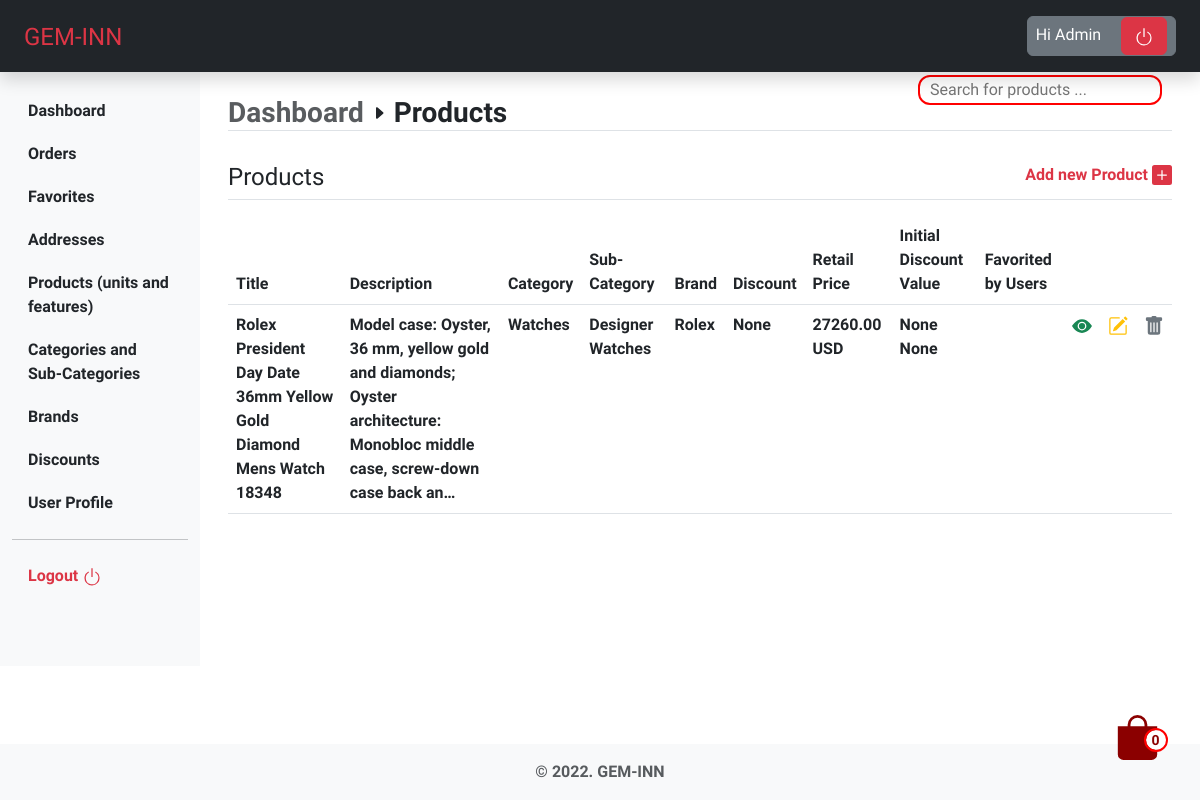
Page /dashboard/products/ (signed in) on the earlier database version.
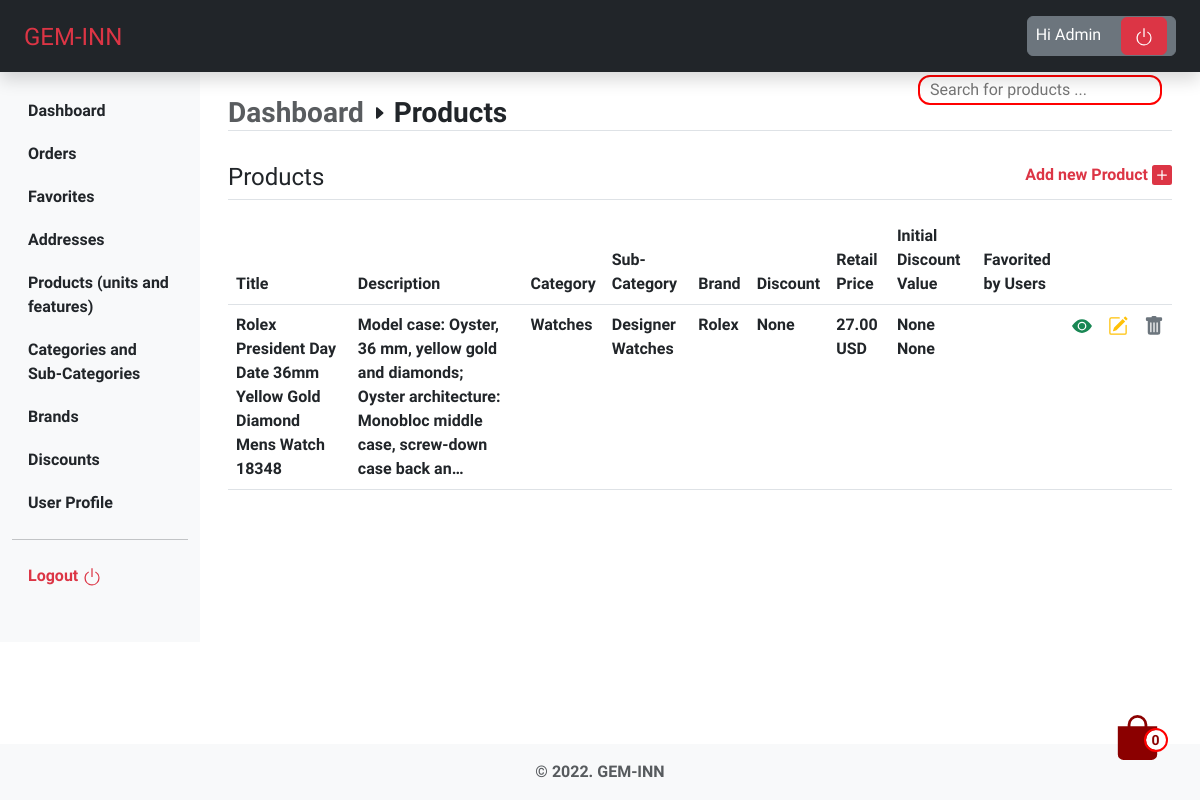
Same page on the later database version.
### inventory/models.py (models this page shows, shortened)
class Product(models.Model):
    RETAIL_PRICE_UNIT_CHOICES = [
        ('EUR', 'Euro'),
        ('USD', 'USD'),
    ]
    DISCOUNT_VALUE_UNIT_CHOICES = [
        ('EUR', 'Euro'),
        ('USD', 'USD'),
        ('PERC', 'Percent'),
    ]
    title = models.CharField(
        verbose_name=_('Product title'),
        help_text=_('Required'),
        max_length=255,
    )
    slug = models.SlugField(verbose_name=_(
        'Category safe URL'), max_length=255, unique=True)
    description = models.TextField(verbose_name=_(
        'Product description'), help_text=_('Not required'), null=True, blank=True)
    category = models.ForeignKey(Category, on_delete=models.CASCADE)
    sub_category = models.ForeignKey(
        SubCategory, on_delete=models.CASCADE, null=True, blank=True)
    brand = models.ForeignKey(
        Brand, on_delete=models.CASCADE, null=True, blank=True)
    discount = models.ForeignKey(Discount, verbose_name=_(
        'Discount (if any) — (select discount code)'), on_delete=models.CASCADE, null=True, blank=True)
    retail_price = models.DecimalField(
        verbose_name=_('Retail Price'),
        null=True,
        blank=True,
        max_digits=9,
        decimal_places=2
    )
    retail_price_unit = models.CharField(
        choices=RETAIL_PRICE_UNIT_CHOICES,
        verbose_name=_('Retail Price Value Unit'),
        help_text=_('Required'),
        max_length=255,
        null=True,
        blank=True
    )
    initial_discount_value = models.DecimalField(
        verbose_name=_('Initial Discount Value (if any)'),
        help_text=_('Required'),
        null=True,
        blank=True,
        max_digits=9,
        decimal_places=2
    )
    initial_discount_value_unit = models.CharField(
        choices=DISCOUNT_VALUE_UNIT_CHOICES,
        verbose_name=_('Initial Discount Value Unit'),
        help_text=_('Required'),
        max_length=255,
        null=True,
        blank=True
    )
    users_favorite = models.ManyToManyField(
        UserModel, related_name='user_favorite', null=True, blank=True)
    added_by = models.ForeignKey(UserModel, on_delete=models.CASCADE)
    is_active = models.BooleanField(
        verbose_name=_('Product visibility'),
        help_text=_('Change product visibility'),
        default=True,
    )
    created_at = models.DateTimeField(
        _('Created at'), auto_now_add=True, editable=False)
    updated_at = models.DateTimeField(_('Updated at'), auto_now=True)
    deleted_at = models.DateTimeField(null=True, blank=True)
    class Meta:
        ordering = ('-created_at',)
        verbose_name = _('Product')
        verbose_name_plural = _('Products')

class Category(models.Model):
    title = models.CharField(
        verbose_name=_('Category Title'),
        help_text=_('Required and unique'),
        max_length=255,
        unique=True,
    )
    slug = models.SlugField(verbose_name=_(
        'Category safe URL'), max_length=255, unique=True)
    description = models.CharField(
        verbose_name=_('Category Description'),
        help_text=_('Required and unique'),
        max_length=255,
    )
    added_by = models.ForeignKey(UserModel, on_delete=models.CASCADE)
    is_active = models.BooleanField(
        verbose_name=_('Category visibility'),
        help_text=_('Change category visibility'),
        default=True,
    )
    created_at = models.DateTimeField(
        _('Created at'), auto_now_add=True, editable=False)
    updated_at = models.DateTimeField(_('Updated at'), auto_now=True)
    deleted_at = models.DateTimeField(null=True, blank=True)
    class Meta:
        verbose_name = _('Category')
        verbose_name_plural = _('Categories')
    def __str__(self):
        return self.title

class SubCategory(models.Model):
    title = models.CharField(
        verbose_name=_('Sub-category Title'),
        help_text=_('Required and unique'),
        max_length=255,
        unique=True,
    )
    slug = models.SlugField(verbose_name=_(
        'Sub-category safe URL'), max_length=255, unique=True)
    description = models.CharField(
        verbose_name=_('Sub-category Description'),
        help_text=_('Required and unique'),
        max_length=255,
    )
    category = models.ForeignKey(
        Category, on_delete=models.CASCADE, related_name='category')
    added_by = models.ForeignKey(UserModel, on_delete=models.CASCADE)
    is_active = models.BooleanField(
        verbose_name=_('Sub-category visibility'),
        help_text=_('Change sub-category visibility'),
        default=True,
    )
    created_at = models.DateTimeField(
        _('Created at'), auto_now_add=True, editable=False)
    updated_at = models.DateTimeField(_('Updated at'), auto_now=True)
    deleted_at = models.DateTimeField(null=True, blank=True)
    class Meta:
        verbose_name = _('Sub-category')
        verbose_name_plural = _('Sub-categories')
    def __str__(self):
        return self.title

class Brand(models.Model):
    title = models.CharField(
        verbose_name=_('Brand Title'),
        help_text=_('Required and unique'),
        max_length=255,
        unique=True,
    )
    slug = models.SlugField(verbose_name=_(
        'Brand safe URL'), max_length=255, unique=True)
    description = models.CharField(
        verbose_name=_('Brand Description'),
        help_text=_('Required and unique'),
        max_length=255,
    )
    logo = models.ImageField(
        verbose_name=_('Brand Logo'),
        help_text=_('Upload logo image'),
        upload_to='images/brands/',
        default='images/default.png',
    )
    web = models.CharField(
        verbose_name=_('Brand Website'),
        max_length=255,
    )
    instagram = models.CharField(
        verbose_name=_('Brand Instagram'),
        max_length=255,
    )
    twitter = models.CharField(
        verbose_name=_('Brand Twitter'),
        max_length=255,
    )
    added_by = models.ForeignKey(UserModel, on_delete=models.CASCADE)
    is_active = models.BooleanField(
        verbose_name=_('Brand visibility'),
        help_text=_('Change brand visibility'),
        default=True,
    )
    created_at = models.DateTimeField(
        _('Created at'), auto_now_add=True, editable=False)
    updated_at = models.DateTimeField(_('Updated at'), auto_now=True)
    deleted_at = models.DateTimeField(null=True, blank=True)
    class Meta:
        verbose_name = _('Brand')
        verbose_name_plural = _('Brands')
    def __str__(self):
        return self.title

### inventory/views.py (the view)
# urls.py: path('products/', views.products, name='products'),
@login_required
def products(request):
    products = Product.objects.filter(
        is_active=True).order_by('-updated_at')
    return render(request, 'inventory/products/index.html', {'products': products})

### bag/bag.py (called while the page is built)
    def __len__(self):
        return sum(item["qty"] for item in self.bag.values())

### bag/context_processors.py (called while the page is built)
def bag(request):
    return {'bag': Bag(request)}

### inventory/templates/inventory/products/index.html (shortened to what this page needs)
{% extends 'dashboard/base.html' %}
{% load static %}
{% block content %}
    <section class="products px-3 mb-5">
        {% if products %}
        <div class="mb-3 border-bottom d-flex justify-content-between">
            <h3 class="fs-4">Products</h3>
            <a href="{% url 'inventory:add_product' %}" class="text-danger text-decoration-none mb-2">
                Add new Product
            </a>
        </div>
        <div class="overflow-x-scroll">
            <table class="table table-hover">
                <thead>
                    <tr>
                        <th scope="col">Title</th>
                        <th scope="col">Description</th>
                        <th scope="col">Category</th>
                        <th scope="col">Sub-Category</th>
                        <th scope="col">Brand</th>
                        <th scope="col">Discount</th>
                        <th scope="col">Retail Price</th>
                        <th scope="col">Initial Discount Value</th>
                        <th scope="col">Favorited by Users</th>
                        <th></th>
                        <th></th>
                        <th></th>
                    </tr>
                </thead>
                <tbody>
                    {% for product in products %}
                        <tr>
                            <td>{{ product.title|truncatechars:70 }}</td>
                            <td>{{ product.description|truncatechars:120 }}</td>
                            <td>{{ product.category }}</td>
                            <td>{{ product.sub_category }}</td>
                            <td>{{ product.brand }}</td>
                            <td>{{ product.discount }}</td>
                            <td>{{ product.retail_price }} {{ product.retail_price_unit }}</td>
                            <td>{{ product.initial_discount_value }} {{ product.initial_discount_value_unit }}</td>
                            <td>{{ product.user_favorites }}</td>
                            <td>
                                <a href="{% url 'inventory:view_product' product.slug %}">
                                    <svg xmlns="http://www.w3.org/2000/svg" width="20" height="20" fill="currentColor" class="bi bi-eye-fill text-success" viewBox="0 0 16 16">
                                        <path d="M10.5 8a2.5 2.5 0 1 1-5 0 2.5 2.5 0 0 1 5 0z"/>
                                        <path d="M0 8s3-5.5 8-5.5S16 8 16 8s-3 5.5-8 5.5S0 8 0 8zm8 3.5a3.5 3.5 0 1 0 0-7 3.5 3.5 0 0 0 0 7z"/>
                                    </svg>
                                </a>
                            </td>
                            <td>
                                <a href="{% url 'inventory:update_product' product.slug %}">
                                </a>
                            </td>
                            <td>
                                <a href="{% url 'inventory:delete_product' product.slug %}">
                                </a>
                            </td>
                        </tr>
                    {% endfor %}
                </tbody>
            </table>
        </div>
        {% endif %}
    </section>
{% endblock %}

Differences in the rows shown:
changed Product "Rolex President Day Date 36mm Yellow Gold Diamond Mens Watch 18348": retail_price "27260.00" → "27.00"
